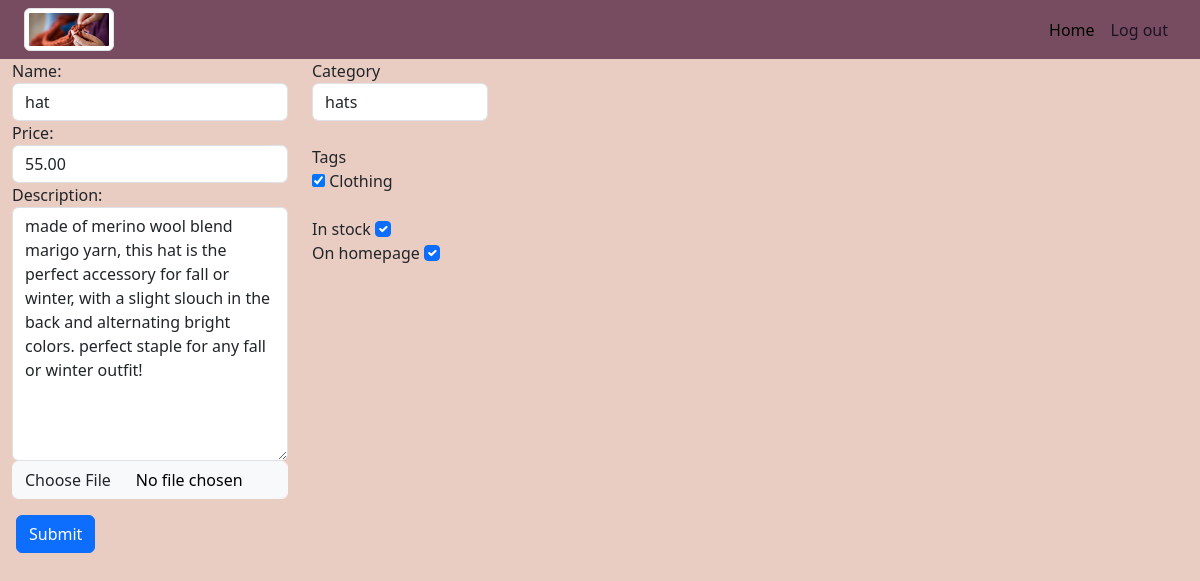
Screenshot of /update_product/63/ (signed in) with the database file from the repository.
### fiberworks_app/models.py (models this page shows, shortened)
class Product(models.Model):
    CATEGORY = (
        ('hats', 'hats'),
        ('shawls', 'shawls'),
        ('blankets', 'blankets'),
        ('scarves', 'scarves'),
        ('other', 'other'),
    )
    name = models.CharField(max_length=100)
    price = models.DecimalField(max_digits=5, decimal_places=2)
    description = models.TextField(max_length=2000, blank=True, null=True)
    category = models.CharField(max_length=20, default='hats', choices=CATEGORY)
    tags = models.ManyToManyField(Tag, blank=True)
    image = models.ImageField(upload_to='images/')
    in_stock = models.BooleanField(default=False)
    on_homepage = models.BooleanField(default=False)

### fiberworks_app/views.py (the view)
# urls.py: path('update_product/<str:pk>/', views.updateProduct, name='update_product'),
@login_required(login_url='login')
def updateProduct(request, pk):
    product = Product.objects.get(id=pk)
    form = ProductForm(instance=product)
    if request.method == 'POST':
        form = ProductForm(request.POST, request.FILES, instance=product)
        if form.is_valid():
            form.save()  # Save the product to the database
            return redirect('index')  # Redirect to the product details page
    context = {'form': form}
    return render(request, 'fiberworks_app/product_form.html', context)

### fiberworks_app/forms.py
class ProductForm(ModelForm):
    class Meta:
        model = Product
        fields = '__all__'
        widgets = {
            'image': forms.FileInput(attrs={'id': 'image-upload','class': 'form-control btn btn-light' }),
            'tags': forms.CheckboxSelectMultiple(),
            'name': forms.TextInput(attrs={'class': 'form-control'}),
            'price': forms.NumberInput(attrs={'class': 'form-control'}),
            'description': forms.Textarea(attrs={'class': 'form-control'}),
            'category': forms.Select(attrs={'class': 'form-control'}),
            'in_stock': forms.CheckboxInput(attrs={'class': 'form-check-input'}),
            'on_homepage': forms.CheckboxInput(attrs={'class': 'form-check-input'}),
        }

### fiberworks_app/models.py (called while the page is built)
    def __str__(self):
        return self.name

### fiberworks_app/templates/fiberworks_app/product_form.html (shortened to what this page needs)
{% extends 'fiberworks_app/base_template.html' %}
{% block content %}
  <form class="" action="" method="POST" enctype="multipart/form-data">
    <div class="container-fluid">
      <div class="row">
        <div class="col-md-3 col-sm-12">
          <div class="form-group">
            {{ form.name.label }}:
            {{ form.name }}
            {{ form.price.label }}:
            {{ form.price }}
            {{ form.description.label }}:
            {{ form.description }}
            {{ form.image }}</div>
        </div>
        <div class="col-md-2 col-sm-12">
          <div class="form-group">
            {{ form.category.label }} {{ form.category }}<br />
            {{ form.tags.label }} {{ form.tags }}<br />
            {{ form.in_stock.label }} {{ form.in_stock }}<br />
            {{ form.on_homepage.label }} {{ form.on_homepage }}<br />
          </div>
        </div>
      </div>
    </div>
    <input type="submit" name="Submit" id="submit-button" class="btn btn-primary m-3" />
  </form>
{% endblock %}

### static/css/main.css (style rules this page uses)
* { margin: 0; padding: 0; box-sizing: border-box; }
.bg-pale-dogwood { background-color: #eacdc2; }

### rows the page displays
Product: name "hat", price "55.00", description "made of merino wool blend marigo yarn, this hat is the perfect accessory for fall or winter, with a slight slouch in the back and alternating bright colors. perfect staple for any fall or winter outfit!", category "hats", in_stock "☑", on_homepage "☑"
